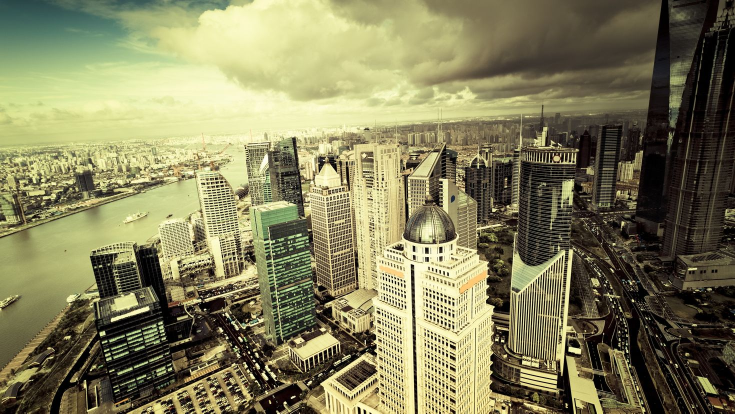
#> input picture praktika2/Image2.3/image.jpeg, 1470 x 827 px, found by its file name (shown at 1/2 size); its folder holds 2 pictures in this run
$ python praktika2.3.py
#> lines starting #> are read from the running program, lines starting #| are printed output that depends on the picture; after the words box and inside, x2 and y2 are one past the last pixel; in counts of white or black regions, pixels touching at a corner belong together
import cv2
import argparse
import numpy as np
import imutils

def task():
    path = './praktika2/Image2.3/'

    def set_image(image):
#> called with image = 'image.jpeg'
        return cv2.imread(path + image)
#> returned value is the input picture: shape (827, 1470, 3); mean B, G, R 91, 127.4, 130.7

    def fragment_search():
        image = set_image('image.jpeg')

        fragment = set_image('fragment.jpg')
#> call 2 of set_image, with image = 'fragment.jpg'
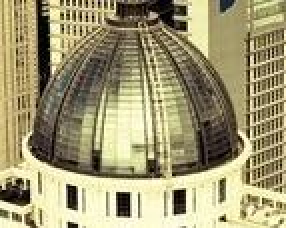
#> input picture praktika2/Image2.3/fragment.jpg, 143 x 114 px, found by its file name (shown 2 times larger)
#> in set_image, returned value is the input picture: shape (114, 143, 3); mean B, G, R 115, 152.6, 160.7

        (fragmentHeight, fragmentWidth) = fragment.shape[:2]
#> fragmentHeight = 114; fragmentWidth = 143
        # Осуществляем поиск фрагмента на изображении
        result = cv2.matchTemplate(image, fragment, cv2.TM_CCOEFF)
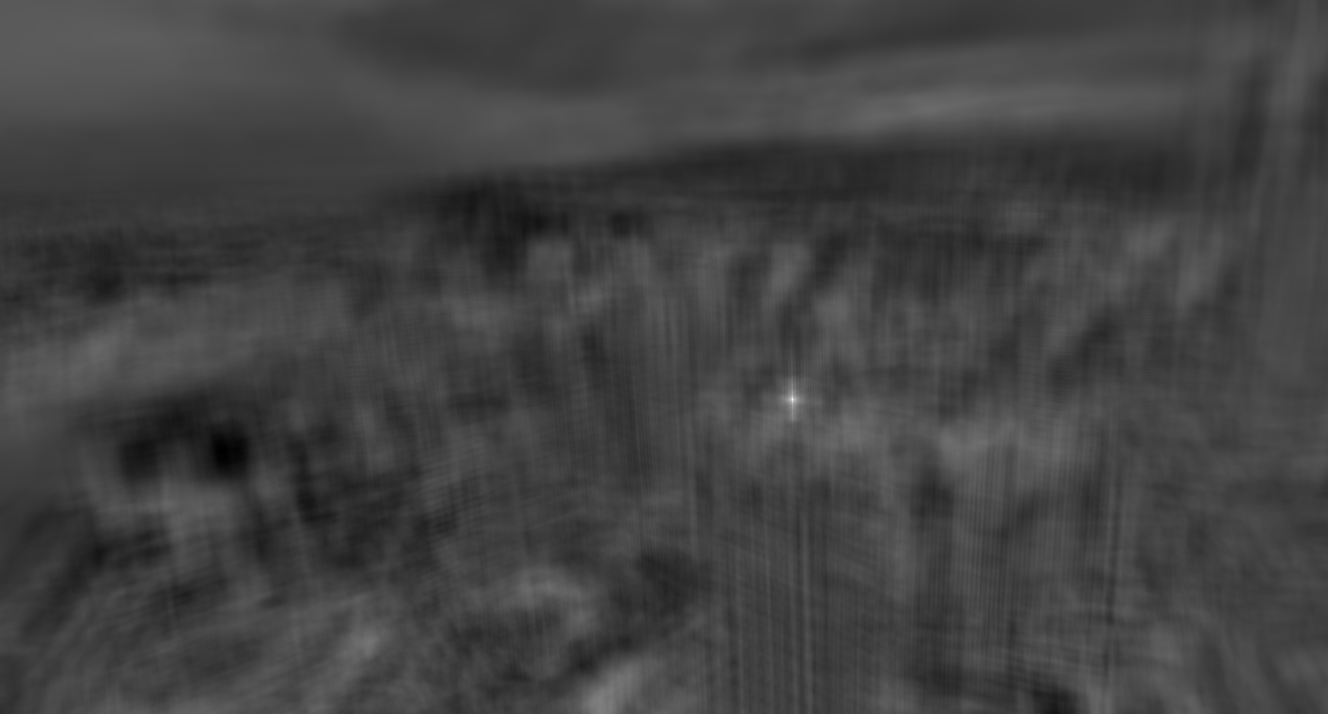
#> result: shape (714, 1328) float32; min -81583688, max 223914064, mean -1928910.9; drawn with min black and max white
        (_, _, minLoc, maxLoc) = cv2.minMaxLoc(result)
#> minLoc = (220, 450); maxLoc = (792, 399)
        # Выделяем искомый фрагмент и отделяем его от изображения
        topLeft = maxLoc
#> topLeft = (792, 399)
        botRight = (topLeft[0] + fragmentWidth, topLeft[1] + fragmentHeight)
#> botRight = (935, 513)
        roi = image[topLeft[1]:botRight[1], topLeft[0]:botRight[0]]
        # Создаем затемненный прозрачный слой, для затемнения всей части изображения
        mask = np.zeros(image.shape, dtype="uint8")
        image = cv2.addWeighted(image, 0.20, mask, 0.75, 0)
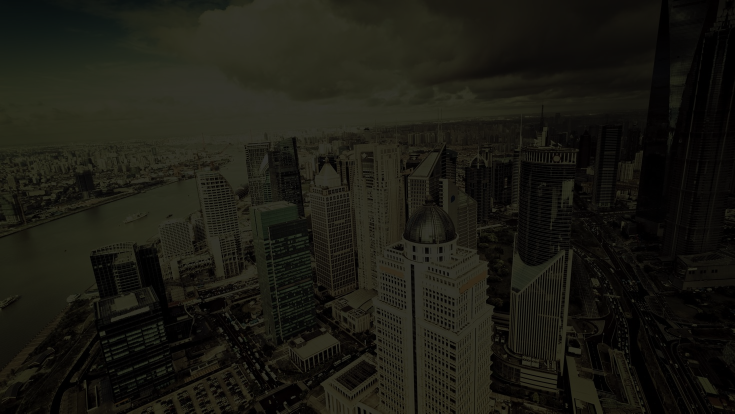
#> image: shape (827, 1470, 3) (shown at 1/2 size); mean B, G, R 18.2, 25.5, 26.1
        # Возвращаем искомый фрагмент в изображение
        image[topLeft[1]:botRight[1], topLeft[0]:botRight[0]] = roi
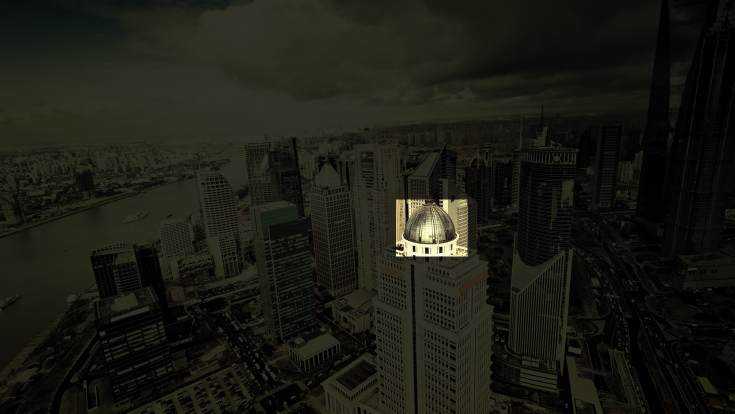
#> image: shape (827, 1470, 3) (shown at 1/2 size); 1.34% of pixels changed, all inside (x1, y1, x2, y2) = (792, 399, 935, 513)
        # Вывод фрагмента и изображения в отдельные окна (закрываются при нажатии любой клавиши на клавиатуре)
        cv2.imshow(f"Image", imutils.resize(image, height=900))
        cv2.imshow(f"fragment", fragment)
        cv2.waitKey(0)

        cv2.imwrite(f"./praktika2/result2.3/fragment_search.jpg", image)

    fragment_search()

task()
